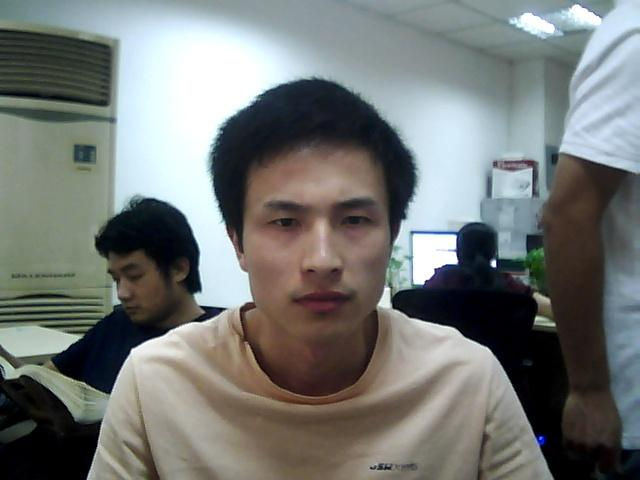
#> input picture Anti-Spoofing/Raw Data/RealRaw/0001_00_00_02_16.jpg, 640 x 480 px, given as the content of the folder Raw Data/TestData, which was not available
$ python PrepareData.py
#> lines starting #> are read from the running program, lines starting #| are printed output that depends on the picture; pictures that were not available may be replaced by others from this repository, and a replacement may not be noted
### Anti-Spoofing/utillib/face_detection.py
import cv2
import numpy as np
import os, sys


classifier_path = os.path.join("../Pre-trained", "haarcascade_frontalface_default.xml")
classifier = cv2.CascadeClassifier(classifier_path)


def face_detect(classifier, image, *args):
    if type(classifier) == cv2.CascadeClassifier:
        bboxes = classifier.detectMultiScale(image, *args)
    else:
        sys.exit("Classifer unknown")
    return bboxes

### Anti-Spoofing/PrepareData.py
import cv2
from utillib import face_detection
import sys, os

classifier = face_detection.classifier


def cropping_faces_loop(data_dir, *args):
#> called with data_dir = 'Raw Data/TestData'
    ROIs = []
    for file in os.listdir(data_dir):
        image_path = os.path.join(data_dir, file)
        image = cv2.imread(image_path)
#> image is the input picture: shape (480, 640, 3); mean B, G, R 117.5, 119.8, 116.3
        bboxes = face_detection.face_detect(classifier, image, *args)
#> in face_detect, `bboxes = classifier.detectMultiScale(image, *args)`: bboxes = [[220, 145, 198, 198]]
#> bboxes = [[220, 145, 198, 198]]
        for box in bboxes:
            x, y, h, w = box
            ROI = image[y:y+h, x:x+w]
            ROIs.append(ROI)
#> this loop made 1 pass
#> pass 1, in cropping_faces_loop, `ROI = image[y:y+h, x:x+w]`:
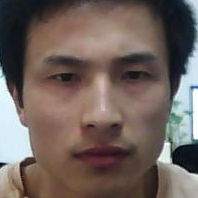
#> ROI: shape (198, 198, 3); mean B, G, R 92.3, 98.3, 111.8
#> after the loop, ROIs = 1 item
    return ROIs


def main(data_dir, *args, _result_dir="Result", type="Real", extension=".jpg"):
    data_dir = os.path.join("Raw Data", data_dir)
    result_dir = os.path.join(_result_dir, type)
    try:
        os.makedirs(result_dir, exist_ok=True)
    except OSError as e:
        print("Can't create directory " + result_dir)
    ROIs = cropping_faces_loop(data_dir, *args)
#> ROIs = 1 item
    counter = 0
    for roi in ROIs:
        cv2.imwrite(os.path.join(result_dir, str(counter) + extension), roi)
        counter += 1
#> this loop made 1 pass
#> counter on pass 1: 1
#> after the loop, counter = 1


if __name__ == '__main__':
    main("TestData", 1.1, 10, _result_dir="Data", type="Spoof")

$ run again, on Anti-Spoofing/Raw Data/SpoofRaw/0001_00_02_03_461.jpg
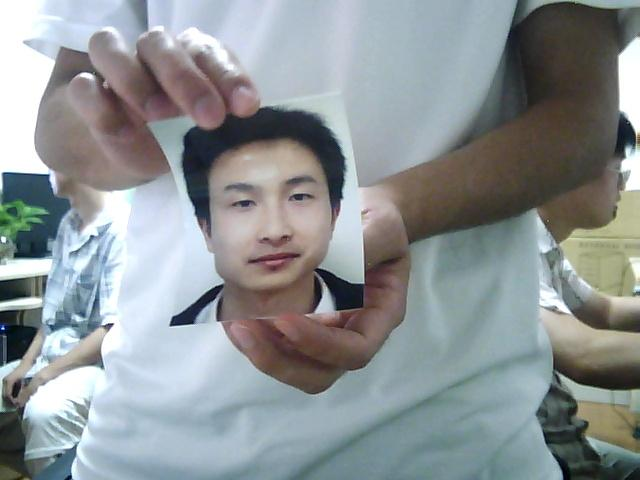
#> input picture Anti-Spoofing/Raw Data/SpoofRaw/0001_00_02_03_461.jpg, 640 x 480 px, given as the content of the folder Raw Data/TestData, which was not available
#> in cropping_faces_loop, image is the input picture: shape (480, 640, 3); mean B, G, R 149, 147, 140.6
#> in face_detect, `bboxes = classifier.detectMultiScale(image, *args)`: bboxes = [[195, 139, 153, 153]]
#> the loop in cropping_faces_loop, `for box in bboxes:` made 1 pass
#> pass 1, in cropping_faces_loop, `ROI = image[y:y+h, x:x+w]`:
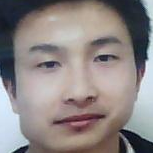
#> ROI: shape (153, 153, 3); mean B, G, R 131.7, 132.7, 140.7
#> after the loop in cropping_faces_loop, `for box in bboxes:`: ROIs = 1 item
#> the loop in main, `for roi in ROIs:` made 1 pass
#> counter on pass 1: 1
#> after the loop in main, `for roi in ROIs:`: counter = 1

$ run again, on Anti-Spoofing/Raw Data/SpoofRaw/0002_01_01_02_224.jpg
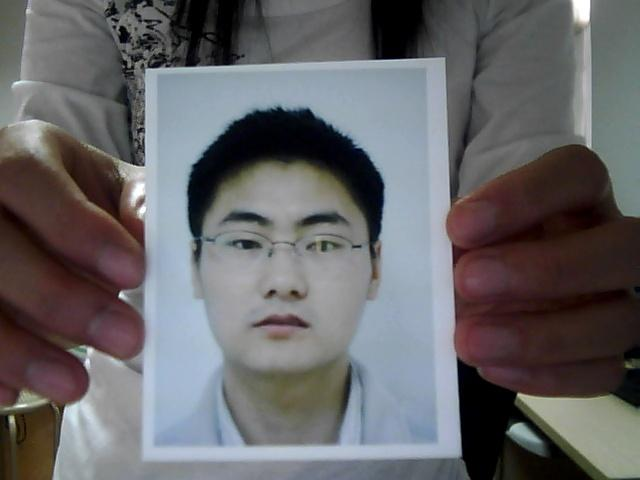
#> input picture Anti-Spoofing/Raw Data/SpoofRaw/0002_01_01_02_224.jpg, 640 x 480 px, given as the content of the folder Raw Data/TestData, which was not available
#> in cropping_faces_loop, image is the input picture: shape (480, 640, 3); mean B, G, R 103.6, 101.3, 102.2
#> in face_detect, `bboxes = classifier.detectMultiScale(image, *args)`: bboxes = [[175, 153, 219, 219]]
#> the loop in cropping_faces_loop, `for box in bboxes:` made 1 pass
#> pass 1, in cropping_faces_loop, `ROI = image[y:y+h, x:x+w]`:
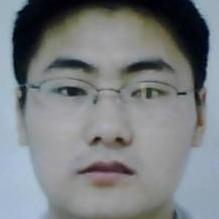
#> ROI: shape (219, 219, 3); mean B, G, R 129.8, 127, 122.4
#> after the loop in cropping_faces_loop, `for box in bboxes:`: ROIs = 1 item
#> the loop in main, `for roi in ROIs:` made 1 pass
#> counter on pass 1: 1
#> after the loop in main, `for roi in ROIs:`: counter = 1
